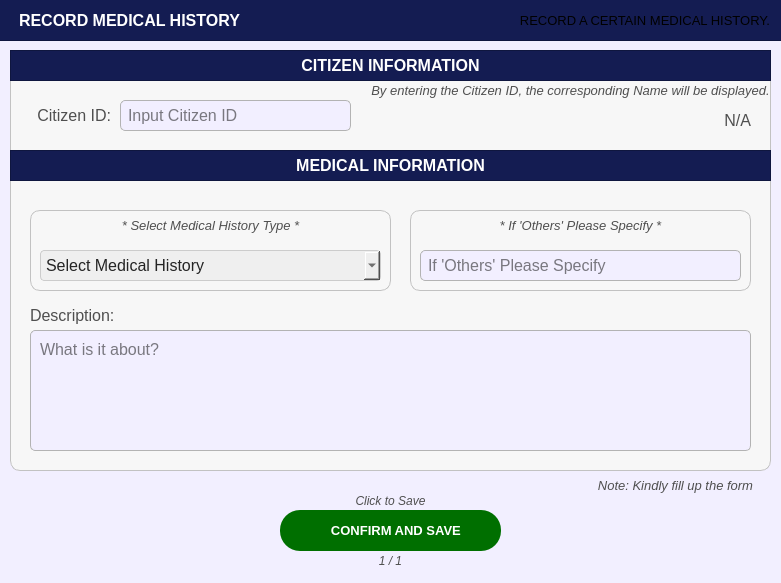
<?xml version="1.0" encoding="UTF-8"?>
<ui version="4.0">
 <class>PopUp_citizenprofileFilterOptions</class>
 <widget class="QDialog" name="PopUp_citizenprofileFilterOptions">
  <property name="geometry">
   <rect>
    <x>0</x>
    <y>0</y>
    <width>781</width>
    <height>583</height>
   </rect>
  </property>
  <property name="sizePolicy">
   <sizepolicy hsizetype="Fixed" vsizetype="Fixed">
    <horstretch>0</horstretch>
    <verstretch>0</verstretch>
   </sizepolicy>
  </property>
  <property name="palette">
   <palette>
    <active>
     <colorrole role="WindowText">
      <brush brushstyle="SolidPattern">
       <color alpha="255">
        <red>255</red>
        <green>255</green>
        <blue>255</blue>
       </color>
      </brush>
     </colorrole>
     <colorrole role="Button">
      <brush brushstyle="SolidPattern">
       <color alpha="255">
        <red>242</red>
        <green>239</green>
        <blue>255</blue>
       </color>
      </brush>
     </colorrole>
     <colorrole role="Light">
      <brush brushstyle="SolidPattern">
       <color alpha="255">
        <red>88</red>
        <green>86</green>
        <blue>150</blue>
       </color>
      </brush>
     </colorrole>
     <colorrole role="Midlight">
      <brush brushstyle="SolidPattern">
       <color alpha="255">
        <red>73</red>
        <green>71</green>
        <blue>125</blue>
       </color>
      </brush>
     </colorrole>
     <colorrole role="Dark">
      <brush brushstyle="SolidPattern">
       <color alpha="255">
        <red>29</red>
        <green>29</green>
        <blue>50</blue>
       </color>
      </brush>
     </colorrole>
     <colorrole role="Mid">
      <brush brushstyle="SolidPattern">
       <color alpha="255">
        <red>39</red>
        <green>38</green>
        <blue>67</blue>
       </color>
      </brush>
     </colorrole>
     <colorrole role="Text">
      <brush brushstyle="SolidPattern">
       <color alpha="255">
        <red>255</red>
        <green>255</green>
        <blue>255</blue>
       </color>
      </brush>
     </colorrole>
     <colorrole role="BrightText">
      <brush brushstyle="SolidPattern">
       <color alpha="255">
        <red>255</red>
        <green>255</green>
        <blue>255</blue>
       </color>
      </brush>
     </colorrole>
     <colorrole role="ButtonText">
      <brush brushstyle="SolidPattern">
       <color alpha="255">
        <red>255</red>
        <green>255</green>
        <blue>255</blue>
       </color>
      </brush>
     </colorrole>
     <colorrole role="Base">
      <brush brushstyle="SolidPattern">
       <color alpha="255">
        <red>242</red>
        <green>239</green>
        <blue>255</blue>
       </color>
      </brush>
     </colorrole>
     <colorrole role="Window">
      <brush brushstyle="SolidPattern">
       <color alpha="255">
        <red>242</red>
        <green>239</green>
        <blue>255</blue>
       </color>
      </brush>
     </colorrole>
     <colorrole role="Shadow">
      <brush brushstyle="SolidPattern">
       <color alpha="255">
        <red>16</red>
        <green>36</green>
        <blue>7</blue>
       </color>
      </brush>
     </colorrole>
     <colorrole role="AlternateBase">
      <brush brushstyle="SolidPattern">
       <color alpha="255">
        <red>29</red>
        <green>28</green>
        <blue>50</blue>
       </color>
      </brush>
     </colorrole>
     <colorrole role="ToolTipBase">
      <brush brushstyle="SolidPattern">
       <color alpha="255">
        <red>255</red>
        <green>255</green>
        <blue>220</blue>
       </color>
      </brush>
     </colorrole>
     <colorrole role="ToolTipText">
      <brush brushstyle="SolidPattern">
       <color alpha="255">
        <red>52</red>
        <green>138</green>
        <blue>46</blue>
       </color>
      </brush>
     </colorrole>
     <colorrole role="PlaceholderText">
      <brush brushstyle="SolidPattern">
       <color alpha="127">
        <red>255</red>
        <green>255</green>
        <blue>255</blue>
       </color>
      </brush>
     </colorrole>
     <colorrole role="Accent">
      <brush brushstyle="SolidPattern">
       <color alpha="255">
        <red>0</red>
        <green>255</green>
        <blue>0</blue>
       </color>
      </brush>
     </colorrole>
    </active>
    <inactive>
     <colorrole role="WindowText">
      <brush brushstyle="SolidPattern">
       <color alpha="255">
        <red>255</red>
        <green>255</green>
        <blue>255</blue>
       </color>
      </brush>
     </colorrole>
     <colorrole role="Button">
      <brush brushstyle="SolidPattern">
       <color alpha="255">
        <red>242</red>
        <green>239</green>
        <blue>255</blue>
       </color>
      </brush>
     </colorrole>
     <colorrole role="Light">
      <brush brushstyle="SolidPattern">
       <color alpha="255">
        <red>88</red>
        <green>86</green>
        <blue>150</blue>
       </color>
      </brush>
     </colorrole>
     <colorrole role="Midlight">
      <brush brushstyle="SolidPattern">
       <color alpha="255">
        <red>73</red>
        <green>71</green>
        <blue>125</blue>
       </color>
      </brush>
     </colorrole>
     <colorrole role="Dark">
      <brush brushstyle="SolidPattern">
       <color alpha="255">
        <red>29</red>
        <green>29</green>
        <blue>50</blue>
       </color>
      </brush>
     </colorrole>
     <colorrole role="Mid">
      <brush brushstyle="SolidPattern">
       <color alpha="255">
        <red>39</red>
        <green>38</green>
        <blue>67</blue>
       </color>
      </brush>
     </colorrole>
     <colorrole role="Text">
      <brush brushstyle="SolidPattern">
       <color alpha="255">
        <red>255</red>
        <green>255</green>
        <blue>255</blue>
       </color>
      </brush>
     </colorrole>
     <colorrole role="BrightText">
      <brush brushstyle="SolidPattern">
       <color alpha="255">
        <red>255</red>
        <green>255</green>
        <blue>255</blue>
       </color>
      </brush>
     </colorrole>
     <colorrole role="ButtonText">
      <brush brushstyle="SolidPattern">
       <color alpha="255">
        <red>255</red>
        <green>255</green>
        <blue>255</blue>
       </color>
      </brush>
     </colorrole>
     <colorrole role="Base">
      <brush brushstyle="SolidPattern">
       <color alpha="255">
        <red>242</red>
        <green>239</green>
        <blue>255</blue>
       </color>
      </brush>
     </colorrole>
     <colorrole role="Window">
      <brush brushstyle="SolidPattern">
       <color alpha="255">
        <red>242</red>
        <green>239</green>
        <blue>255</blue>
       </color>
      </brush>
     </colorrole>
     <colorrole role="Shadow">
      <brush brushstyle="SolidPattern">
       <color alpha="255">
        <red>16</red>
        <green>36</green>
        <blue>7</blue>
       </color>
      </brush>
     </colorrole>
     <colorrole role="AlternateBase">
      <brush brushstyle="SolidPattern">
       <color alpha="255">
        <red>29</red>
        <green>28</green>
        <blue>50</blue>
       </color>
      </brush>
     </colorrole>
     <colorrole role="ToolTipBase">
      <brush brushstyle="SolidPattern">
       <color alpha="255">
        <red>255</red>
        <green>255</green>
        <blue>220</blue>
       </color>
      </brush>
     </colorrole>
     <colorrole role="ToolTipText">
      <brush brushstyle="SolidPattern">
       <color alpha="255">
        <red>52</red>
        <green>138</green>
        <blue>46</blue>
       </color>
      </brush>
     </colorrole>
     <colorrole role="PlaceholderText">
      <brush brushstyle="SolidPattern">
       <color alpha="127">
        <red>255</red>
        <green>255</green>
        <blue>255</blue>
       </color>
      </brush>
     </colorrole>
     <colorrole role="Accent">
      <brush brushstyle="SolidPattern">
       <color alpha="255">
        <red>0</red>
        <green>255</green>
        <blue>0</blue>
       </color>
      </brush>
     </colorrole>
    </inactive>
    <disabled>
     <colorrole role="WindowText">
      <brush brushstyle="SolidPattern">
       <color alpha="255">
        <red>29</red>
        <green>29</green>
        <blue>50</blue>
       </color>
      </brush>
     </colorrole>
     <colorrole role="Button">
      <brush brushstyle="SolidPattern">
       <color alpha="255">
        <red>242</red>
        <green>239</green>
        <blue>255</blue>
       </color>
      </brush>
     </colorrole>
     <colorrole role="Light">
      <brush brushstyle="SolidPattern">
       <color alpha="255">
        <red>88</red>
        <green>86</green>
        <blue>150</blue>
       </color>
      </brush>
     </colorrole>
     <colorrole role="Midlight">
      <brush brushstyle="SolidPattern">
       <color alpha="255">
        <red>73</red>
        <green>71</green>
        <blue>125</blue>
       </color>
      </brush>
     </colorrole>
     <colorrole role="Dark">
      <brush brushstyle="SolidPattern">
       <color alpha="255">
        <red>29</red>
        <green>29</green>
        <blue>50</blue>
       </color>
      </brush>
     </colorrole>
     <colorrole role="Mid">
      <brush brushstyle="SolidPattern">
       <color alpha="255">
        <red>39</red>
        <green>38</green>
        <blue>67</blue>
       </color>
      </brush>
     </colorrole>
     <colorrole role="Text">
      <brush brushstyle="SolidPattern">
       <color alpha="255">
        <red>29</red>
        <green>29</green>
        <blue>50</blue>
       </color>
      </brush>
     </colorrole>
     <colorrole role="BrightText">
      <brush brushstyle="SolidPattern">
       <color alpha="255">
        <red>255</red>
        <green>255</green>
        <blue>255</blue>
       </color>
      </brush>
     </colorrole>
     <colorrole role="ButtonText">
      <brush brushstyle="SolidPattern">
       <color alpha="255">
        <red>29</red>
        <green>29</green>
        <blue>50</blue>
       </color>
      </brush>
     </colorrole>
     <colorrole role="Base">
      <brush brushstyle="SolidPattern">
       <color alpha="255">
        <red>242</red>
        <green>239</green>
        <blue>255</blue>
       </color>
      </brush>
     </colorrole>
     <colorrole role="Window">
      <brush brushstyle="SolidPattern">
       <color alpha="255">
        <red>242</red>
        <green>239</green>
        <blue>255</blue>
       </color>
      </brush>
     </colorrole>
     <colorrole role="Shadow">
      <brush brushstyle="SolidPattern">
       <color alpha="255">
        <red>16</red>
        <green>36</green>
        <blue>7</blue>
       </color>
      </brush>
     </colorrole>
     <colorrole role="AlternateBase">
      <brush brushstyle="SolidPattern">
       <color alpha="255">
        <red>59</red>
        <green>57</green>
        <blue>100</blue>
       </color>
      </brush>
     </colorrole>
     <colorrole role="ToolTipBase">
      <brush brushstyle="SolidPattern">
       <color alpha="255">
        <red>255</red>
        <green>255</green>
        <blue>220</blue>
       </color>
      </brush>
     </colorrole>
     <colorrole role="ToolTipText">
      <brush brushstyle="SolidPattern">
       <color alpha="255">
        <red>52</red>
        <green>138</green>
        <blue>46</blue>
       </color>
      </brush>
     </colorrole>
     <colorrole role="PlaceholderText">
      <brush brushstyle="SolidPattern">
       <color alpha="127">
        <red>29</red>
        <green>29</green>
        <blue>50</blue>
       </color>
      </brush>
     </colorrole>
     <colorrole role="Accent">
      <brush brushstyle="SolidPattern">
       <color alpha="255">
        <red>0</red>
        <green>255</green>
        <blue>0</blue>
       </color>
      </brush>
     </colorrole>
    </disabled>
   </palette>
  </property>
  <property name="cursor">
   <cursorShape>PointingHandCursor</cursorShape>
  </property>
  <property name="windowTitle">
   <string>Dialog</string>
  </property>
  <property name="styleSheet">
   <string notr="true">#PopUp_citizenprofileFilterOptions{
	background-color: #f2efff;
}</string>
  </property>
  <widget class="QFrame" name="basePopUpBodyFrame">
   <property name="geometry">
    <rect>
     <x>10</x>
     <y>50</y>
     <width>761</width>
     <height>421</height>
    </rect>
   </property>
   <property name="styleSheet">
    <string notr="true">#basePopUpBodyFrame {
	background-color: rgb(247, 247, 247);
	border: 1px solid rgb(194, 194, 194);
	border-radius: 10px;
}</string>
   </property>
   <property name="frameShape">
    <enum>QFrame::Shape::StyledPanel</enum>
   </property>
   <property name="frameShadow">
    <enum>QFrame::Shadow::Raised</enum>
   </property>
   <widget class="QFrame" name="basePopUpTitleFrame_3">
    <property name="geometry">
     <rect>
      <x>0</x>
      <y>100</y>
      <width>761</width>
      <height>31</height>
     </rect>
    </property>
    <property name="styleSheet">
     <string notr="true">#basePopUpTitleFrame_3 {
	background-color: #141c52;
}</string>
    </property>
    <property name="frameShape">
     <enum>QFrame::Shape::StyledPanel</enum>
    </property>
    <property name="frameShadow">
     <enum>QFrame::Shadow::Raised</enum>
    </property>
    <widget class="QLabel" name="label_title_3">
     <property name="geometry">
      <rect>
       <x>0</x>
       <y>0</y>
       <width>761</width>
       <height>31</height>
      </rect>
     </property>
     <property name="font">
      <font>
       <family>Arial</family>
       <pointsize>12</pointsize>
       <bold>true</bold>
      </font>
     </property>
     <property name="styleSheet">
      <string notr="true">#label_title_3{
	background-color:transparent;
	color: rgb(255, 255, 255);
}</string>
     </property>
     <property name="text">
      <string>MEDICAL INFORMATION</string>
     </property>
     <property name="alignment">
      <set>Qt::AlignmentFlag::AlignCenter</set>
     </property>
    </widget>
   </widget>
   <widget class="QLineEdit" name="record_citizenIDANDsearch">
    <property name="geometry">
     <rect>
      <x>110</x>
      <y>50</y>
      <width>231</width>
      <height>31</height>
     </rect>
    </property>
    <property name="font">
     <font>
      <family>Arial</family>
      <pointsize>12</pointsize>
     </font>
    </property>
    <property name="styleSheet">
     <string notr="true">#record_citizenIDANDsearch{
	border: 1px solid #b3b3b3;  /* Black border */
    border-radius: 5px;        /* Rounded corners */
    padding: 5px;               /* Inner spacing */
    background-color: #f2efff;  /* Gray background */
    color: #000000; 
}

</string>
    </property>
    <property name="text">
     <string/>
    </property>
    <property name="maxLength">
     <number>50</number>
    </property>
    <property name="placeholderText">
     <string>Input Citizen ID</string>
    </property>
   </widget>
   <widget class="QLabel" name="record_labelcitizenhistory_description">
    <property name="geometry">
     <rect>
      <x>20</x>
      <y>250</y>
      <width>121</width>
      <height>31</height>
     </rect>
    </property>
    <property name="font">
     <font>
      <family>Arial</family>
      <pointsize>12</pointsize>
     </font>
    </property>
    <property name="styleSheet">
     <string notr="true">#record_labelcitizenhistory_description{
	background-color:transparent;
	color:#4f4f4f;
}</string>
    </property>
    <property name="text">
     <string>Description:</string>
    </property>
    <property name="alignment">
     <set>Qt::AlignmentFlag::AlignLeading|Qt::AlignmentFlag::AlignLeft|Qt::AlignmentFlag::AlignVCenter</set>
    </property>
   </widget>
   <widget class="QLabel" name="register_labelBusinessOwnerName">
    <property name="geometry">
     <rect>
      <x>10</x>
      <y>50</y>
      <width>91</width>
      <height>31</height>
     </rect>
    </property>
    <property name="font">
     <font>
      <family>Arial</family>
      <pointsize>12</pointsize>
     </font>
    </property>
    <property name="styleSheet">
     <string notr="true">#register_labelBusinessOwnerName{
	background-color:transparent;
	color:#4f4f4f;
}</string>
    </property>
    <property name="text">
     <string>Citizen ID:</string>
    </property>
    <property name="alignment">
     <set>Qt::AlignmentFlag::AlignRight|Qt::AlignmentFlag::AlignTrailing|Qt::AlignmentFlag::AlignVCenter</set>
    </property>
   </widget>
   <widget class="QLabel" name="display_citizenFullName">
    <property name="geometry">
     <rect>
      <x>380</x>
      <y>50</y>
      <width>361</width>
      <height>41</height>
     </rect>
    </property>
    <property name="font">
     <font>
      <family>Arial</family>
      <pointsize>12</pointsize>
     </font>
    </property>
    <property name="styleSheet">
     <string notr="true">#display_citizenFullName{
	background-color:transparent;
	color:#4f4f4f;
}</string>
    </property>
    <property name="text">
     <string>N/A</string>
    </property>
    <property name="alignment">
     <set>Qt::AlignmentFlag::AlignRight|Qt::AlignmentFlag::AlignTrailing|Qt::AlignmentFlag::AlignVCenter</set>
    </property>
   </widget>
   <widget class="QFrame" name="basePopUpTitleFrame_4">
    <property name="geometry">
     <rect>
      <x>0</x>
      <y>0</y>
      <width>761</width>
      <height>31</height>
     </rect>
    </property>
    <property name="styleSheet">
     <string notr="true">#basePopUpTitleFrame_4 {
	background-color: #141c52;
}</string>
    </property>
    <property name="frameShape">
     <enum>QFrame::Shape::StyledPanel</enum>
    </property>
    <property name="frameShadow">
     <enum>QFrame::Shadow::Raised</enum>
    </property>
    <widget class="QLabel" name="label_title_4">
     <property name="geometry">
      <rect>
       <x>0</x>
       <y>0</y>
       <width>761</width>
       <height>31</height>
      </rect>
     </property>
     <property name="font">
      <font>
       <family>Arial</family>
       <pointsize>12</pointsize>
       <bold>true</bold>
      </font>
     </property>
     <property name="styleSheet">
      <string notr="true">#label_title_4{
	background-color:transparent;
	color: rgb(255, 255, 255);
}</string>
     </property>
     <property name="text">
      <string>CITIZEN INFORMATION</string>
     </property>
     <property name="alignment">
      <set>Qt::AlignmentFlag::AlignCenter</set>
     </property>
    </widget>
   </widget>
   <widget class="QPlainTextEdit" name="record_citizenhistory_description">
    <property name="geometry">
     <rect>
      <x>20</x>
      <y>280</y>
      <width>721</width>
      <height>121</height>
     </rect>
    </property>
    <property name="font">
     <font>
      <family>Arial</family>
      <pointsize>12</pointsize>
     </font>
    </property>
    <property name="styleSheet">
     <string notr="true">#record_citizenhistory_description{
	border: 1px solid #b3b3b3;  /* Black border */
    border-radius: 5px;        /* Rounded corners */
    padding: 5px;               /* Inner spacing */
    background-color: #f2efff;  /* Gray background */
    color: #000000; 
}

</string>
    </property>
    <property name="placeholderText">
     <string>What is it about?</string>
    </property>
   </widget>
   <widget class="QFrame" name="basePopUpBodyFrame_5">
    <property name="geometry">
     <rect>
      <x>400</x>
      <y>160</y>
      <width>341</width>
      <height>81</height>
     </rect>
    </property>
    <property name="styleSheet">
     <string notr="true">#basePopUpBodyFrame_5 {
	background-color: rgb(247, 247, 247);
	border: 1px solid rgb(194, 194, 194);
	border-radius: 10px;
}</string>
    </property>
    <property name="frameShape">
     <enum>QFrame::Shape::StyledPanel</enum>
    </property>
    <property name="frameShadow">
     <enum>QFrame::Shadow::Raised</enum>
    </property>
    <widget class="QLabel" name="labelNote_4">
     <property name="geometry">
      <rect>
       <x>0</x>
       <y>0</y>
       <width>341</width>
       <height>31</height>
      </rect>
     </property>
     <property name="font">
      <font>
       <family>Arial</family>
       <pointsize>10</pointsize>
       <italic>true</italic>
       <bold>false</bold>
      </font>
     </property>
     <property name="styleSheet">
      <string notr="true">#labelNote_4 {
	background-color: transparent;
	color: #4f4f4f;
}
</string>
     </property>
     <property name="text">
      <string>* If 'Others' Please Specify *</string>
     </property>
     <property name="alignment">
      <set>Qt::AlignmentFlag::AlignCenter</set>
     </property>
    </widget>
    <widget class="QLineEdit" name="register_citizen_MedHis_Others">
     <property name="geometry">
      <rect>
       <x>10</x>
       <y>40</y>
       <width>321</width>
       <height>31</height>
      </rect>
     </property>
     <property name="font">
      <font>
       <family>Arial</family>
       <pointsize>12</pointsize>
      </font>
     </property>
     <property name="styleSheet">
      <string notr="true">#register_citizen_MedHis_Others{
	border: 1px solid #b3b3b3;  /* Black border */
    border-radius: 5px;        /* Rounded corners */
    padding: 5px;               /* Inner spacing */
    background-color: #f2efff;  /* Gray background */
    color: #000000; 
}

</string>
     </property>
     <property name="text">
      <string/>
     </property>
     <property name="maxLength">
      <number>50</number>
     </property>
     <property name="placeholderText">
      <string>If 'Others' Please Specify</string>
     </property>
    </widget>
   </widget>
   <widget class="QFrame" name="basePopUpBodyFrame_6">
    <property name="geometry">
     <rect>
      <x>20</x>
      <y>160</y>
      <width>361</width>
      <height>81</height>
     </rect>
    </property>
    <property name="styleSheet">
     <string notr="true">#basePopUpBodyFrame_6 {
	background-color: rgb(247, 247, 247);
	border: 1px solid rgb(194, 194, 194);
	border-radius: 10px;
}</string>
    </property>
    <property name="frameShape">
     <enum>QFrame::Shape::StyledPanel</enum>
    </property>
    <property name="frameShadow">
     <enum>QFrame::Shadow::Raised</enum>
    </property>
    <widget class="QLabel" name="labelNote_5">
     <property name="geometry">
      <rect>
       <x>0</x>
       <y>0</y>
       <width>361</width>
       <height>31</height>
      </rect>
     </property>
     <property name="font">
      <font>
       <family>Arial</family>
       <pointsize>10</pointsize>
       <italic>true</italic>
       <bold>false</bold>
      </font>
     </property>
     <property name="styleSheet">
      <string notr="true">#labelNote_5 {
	background-color: transparent;
	color: #4f4f4f;
}
</string>
     </property>
     <property name="text">
      <string>* Select Medical History Type *</string>
     </property>
     <property name="alignment">
      <set>Qt::AlignmentFlag::AlignCenter</set>
     </property>
    </widget>
    <widget class="QComboBox" name="register_citizen_comboBox_MedicalHistoryOption">
     <property name="geometry">
      <rect>
       <x>10</x>
       <y>40</y>
       <width>341</width>
       <height>31</height>
      </rect>
     </property>
     <property name="font">
      <font>
       <family>Arial</family>
       <pointsize>12</pointsize>
      </font>
     </property>
     <property name="styleSheet">
      <string notr="true">#register_citizen_comboBox_MedicalHistoryOption{
	background-color: rgb(239, 239, 239); /* Correct property name */
    color: #242424; /* Set text color to black for better contrast */
    border: 1px solid #ccc; /* Optional: Add a light border */
    padding: 5px; /* Optional: Add some padding */
    border-radius: 4px; /* Optional: Rounded corners */
}</string>
     </property>
     <property name="placeholderText">
      <string>Select Medical History</string>
     </property>
     <property name="duplicatesEnabled">
      <bool>false</bool>
     </property>
     <item>
      <property name="text">
       <string>None</string>
      </property>
     </item>
     <item>
      <property name="text">
       <string>Alzheimer’s</string>
      </property>
     </item>
     <item>
      <property name="text">
       <string>Asthma</string>
      </property>
     </item>
     <item>
      <property name="text">
       <string>Anemia</string>
      </property>
     </item>
     <item>
      <property name="text">
       <string>Autism Spectrum Disorder (ASD)</string>
      </property>
     </item>
     <item>
      <property name="text">
       <string>Breast Cancer</string>
      </property>
     </item>
     <item>
      <property name="text">
       <string>Colon Cancer</string>
      </property>
     </item>
     <item>
      <property name="text">
       <string>Diabetes</string>
      </property>
     </item>
     <item>
      <property name="text">
       <string>Down Syndrome</string>
      </property>
     </item>
     <item>
      <property name="text">
       <string>Hypertension (High Blood Pressure)</string>
      </property>
     </item>
     <item>
      <property name="text">
       <string>Hypotension (Low Blood Pressure)</string>
      </property>
     </item>
     <item>
      <property name="text">
       <string>Heart Disease</string>
      </property>
     </item>
     <item>
      <property name="text">
       <string>Hepatitis (A, B, or C)</string>
      </property>
     </item>
     <item>
      <property name="text">
       <string>Infertility</string>
      </property>
     </item>
     <item>
      <property name="text">
       <string>Kidney Disease</string>
      </property>
     </item>
     <item>
      <property name="text">
       <string>Leukemia</string>
      </property>
     </item>
     <item>
      <property name="text">
       <string>Migraines or Chronic Headaches</string>
      </property>
     </item>
     <item>
      <property name="text">
       <string>Malnutrition</string>
      </property>
     </item>
     <item>
      <property name="text">
       <string>Post-Traumatic Stress Disorder</string>
      </property>
     </item>
     <item>
      <property name="text">
       <string>Prostate Cancer</string>
      </property>
     </item>
     <item>
      <property name="text">
       <string>Tuberculosis</string>
      </property>
     </item>
     <item>
      <property name="text">
       <string>Ulcers (Stomach or Intestinal)</string>
      </property>
     </item>
     <item>
      <property name="text">
       <string>Schizophrenia</string>
      </property>
     </item>
     <item>
      <property name="text">
       <string>Stroke</string>
      </property>
     </item>
     <item>
      <property name="text">
       <string>Surgery</string>
      </property>
     </item>
     <item>
      <property name="text">
       <string>Urinary Tract Infections (UTIs)</string>
      </property>
     </item>
     <item>
      <property name="text">
       <string>Others</string>
      </property>
     </item>
    </widget>
   </widget>
   <widget class="QLabel" name="labelNote_2">
    <property name="geometry">
     <rect>
      <x>360</x>
      <y>30</y>
      <width>401</width>
      <height>21</height>
     </rect>
    </property>
    <property name="font">
     <font>
      <family>Arial</family>
      <pointsize>10</pointsize>
      <italic>true</italic>
      <bold>false</bold>
     </font>
    </property>
    <property name="styleSheet">
     <string notr="true">#labelNote_2 {
	background-color: transparent;
	color: #4f4f4f;
}
</string>
    </property>
    <property name="text">
     <string>By entering the Citizen ID, the corresponding Name will be displayed.</string>
    </property>
    <property name="alignment">
     <set>Qt::AlignmentFlag::AlignCenter</set>
    </property>
   </widget>
  </widget>
  <widget class="QFrame" name="basePopUpTitleFrame">
   <property name="geometry">
    <rect>
     <x>-1</x>
     <y>-10</y>
     <width>791</width>
     <height>51</height>
    </rect>
   </property>
   <property name="styleSheet">
    <string notr="true">#basePopUpTitleFrame {
	background-color: #141c52;
}</string>
   </property>
   <property name="frameShape">
    <enum>QFrame::Shape::StyledPanel</enum>
   </property>
   <property name="frameShadow">
    <enum>QFrame::Shadow::Raised</enum>
   </property>
   <widget class="QLabel" name="label_titleFilterOptions">
    <property name="geometry">
     <rect>
      <x>20</x>
      <y>10</y>
      <width>251</width>
      <height>41</height>
     </rect>
    </property>
    <property name="font">
     <font>
      <family>Arial</family>
      <pointsize>12</pointsize>
      <bold>true</bold>
     </font>
    </property>
    <property name="styleSheet">
     <string notr="true">#label_titleFilterOptions {
	background-color: transparent;
	color: #FFFFFF;
}
</string>
    </property>
    <property name="text">
     <string>RECORD MEDICAL HISTORY</string>
    </property>
    <property name="alignment">
     <set>Qt::AlignmentFlag::AlignLeading|Qt::AlignmentFlag::AlignLeft|Qt::AlignmentFlag::AlignVCenter</set>
    </property>
   </widget>
   <widget class="QLabel" name="filteroptions_label">
    <property name="geometry">
     <rect>
      <x>420</x>
      <y>10</y>
      <width>351</width>
      <height>41</height>
     </rect>
    </property>
    <property name="font">
     <font>
      <family>Arial</family>
      <pointsize>10</pointsize>
      <bold>false</bold>
     </font>
    </property>
    <property name="styleSheet">
     <string notr="true">#filteroptions_label {
	background-color: transparent;
	color: #white;
}
</string>
    </property>
    <property name="text">
     <string>RECORD A CERTAIN MEDICAL HISTORY.</string>
    </property>
    <property name="alignment">
     <set>Qt::AlignmentFlag::AlignRight|Qt::AlignmentFlag::AlignTrailing|Qt::AlignmentFlag::AlignVCenter</set>
    </property>
   </widget>
  </widget>
  <widget class="QLabel" name="progress">
   <property name="geometry">
    <rect>
     <x>280</x>
     <y>550</y>
     <width>221</width>
     <height>21</height>
    </rect>
   </property>
   <property name="font">
    <font>
     <family>Arial</family>
     <pointsize>9</pointsize>
     <italic>true</italic>
     <bold>false</bold>
    </font>
   </property>
   <property name="styleSheet">
    <string notr="true">#progress {
	background-color: transparent;
	color: #4f4f4f;
}
</string>
   </property>
   <property name="text">
    <string>1 / 1</string>
   </property>
   <property name="alignment">
    <set>Qt::AlignmentFlag::AlignCenter</set>
   </property>
  </widget>
  <widget class="QPushButton" name="record_buttonConfirmMedicalHistory_SaveForm">
   <property name="geometry">
    <rect>
     <x>280</x>
     <y>510</y>
     <width>221</width>
     <height>41</height>
    </rect>
   </property>
   <property name="font">
    <font>
     <family>Arial</family>
     <pointsize>10</pointsize>
     <bold>true</bold>
    </font>
   </property>
   <property name="cursor">
    <cursorShape>PointingHandCursor</cursorShape>
   </property>
   <property name="styleSheet">
    <string notr="true">#record_buttonConfirmMedicalHistory_SaveForm {
    background-color: #006f00;
    color: white;
    border-radius: 20px;
    padding: 10px; /* Optional: Adjusts spacing inside the button */
}
#record_buttonConfirmMedicalHistory_SaveForm:hover {
    background-color: #00a600; /* Slightly lighter blue when hovered */
}
#record_buttonConfirmMedicalHistory_SaveForm:pressed {
    background-color: #005d00; /* Darker blue when clicked */
}</string>
   </property>
   <property name="text">
    <string>   CONFIRM AND SAVE</string>
   </property>
   <property name="icon">
    <iconset>
     <normaloff>../../../Assets/FuncIcons/icon_confirm.svg</normaloff>../../../Assets/FuncIcons/icon_confirm.svg</iconset>
   </property>
   <property name="iconSize">
    <size>
     <width>30</width>
     <height>30</height>
    </size>
   </property>
  </widget>
  <widget class="QLabel" name="notenote">
   <property name="geometry">
    <rect>
     <x>0</x>
     <y>490</y>
     <width>781</width>
     <height>21</height>
    </rect>
   </property>
   <property name="font">
    <font>
     <family>Arial</family>
     <pointsize>9</pointsize>
     <italic>true</italic>
     <bold>false</bold>
    </font>
   </property>
   <property name="styleSheet">
    <string notr="true">#notenote {
	background-color: transparent;
	color: #4f4f4f;
}
</string>
   </property>
   <property name="text">
    <string>Click to Save</string>
   </property>
   <property name="alignment">
    <set>Qt::AlignmentFlag::AlignCenter</set>
   </property>
  </widget>
  <widget class="QLabel" name="labelNote">
   <property name="geometry">
    <rect>
     <x>580</x>
     <y>470</y>
     <width>191</width>
     <height>31</height>
    </rect>
   </property>
   <property name="font">
    <font>
     <family>Arial</family>
     <pointsize>10</pointsize>
     <italic>true</italic>
     <bold>false</bold>
    </font>
   </property>
   <property name="styleSheet">
    <string notr="true">#labelNote {
	background-color: transparent;
	color: #4f4f4f;
}
</string>
   </property>
   <property name="text">
    <string>Note: Kindly fill up the form</string>
   </property>
   <property name="alignment">
    <set>Qt::AlignmentFlag::AlignCenter</set>
   </property>
  </widget>
 </widget>
 <resources/>
 <connections/>
</ui>
